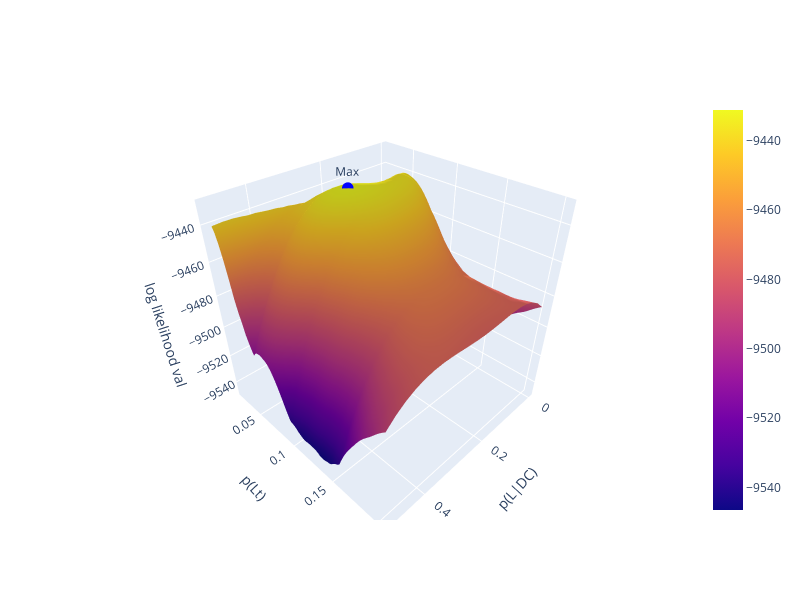

The notebook cell this image was saved under:
### Markdown cell above
## Model B - 4 data sets removed

### Code cell
table2 = np.array([
 
    [6917, 308,   411,   53,    18,    7],  # Chamberlain 1928
    [1842, 151,   140,   34,    5,     6],  # Rife 1940
    [6206, 669,   471,   125,   5,     1],  # Annett 1973
    [154,  11,    31,    9,     0,     0],  # Ferronato et al. 1947
    [232,  17,    41,    7,     3,     1],  # Mascie-Taylor (unpub, in McManus 1985)
    [1656, 130,   170,   40,    4,     0],  # Annett 1978
    [303,  37,    45,    15,    0,     0],  # Carter-Saltzmann 1980
    [315,  68,    57,    16,    0,     0]   # Coren & Porac 1980

])
table2_names = ["Chamberlain 1928","Rife 1940","Annett 1973", "Ferronato et al. 1947", "Mascie-Taylor (unpub)" , "Annett 1978", "Carter-Saltzmann 1980", "Coren & Porac 1980"]

table3 = np.array([
[  58,   9,  np.nan,  np.nan,  np.nan,  np.nan,  14,   5,   np.nan,  np.nan,  np.nan,  np.nan,   0, 0,  np.nan,  np.nan,  np.nan,  np.nan],
[  211,  57, 3,       np.nan,  np.nan,  np.nan,  35,  16,   5,       np.nan,  np.nan,  np.nan,   0, 0,   1,      np.nan,  np.nan,  np.nan],
[  123,  63, 6,       0,       np.nan,  np.nan,  22,  24,   6,       1,       np.nan,  np.nan,   2, 1,   1,      0,       np.nan,  np.nan],
[  70,   39, 6,       1,       0,       np.nan,   8,   8,   7,       1,       0,       np.nan,   0, 0,   1,      0,       0,       np.nan],
[  9,    12, 6,       2,       0,       0,        1,   0,   0,       1,       0,       0,        1, 0,   0,      0,       0,            0],
[  134,  15, np.nan,  np.nan,  np.nan,  np.nan,  17,   9,   np.nan,  np.nan,  np.nan,  np.nan,   1, 0,   np.nan, np.nan,  np.nan,  np.nan],
[  91,   22, 2,       np.nan,  np.nan,  np.nan,  19,   3,   3,       np.nan,  np.nan,  np.nan,   0, 0,   0,      np.nan,  np.nan,  np.nan],
[  22,   7,  0,       2,       np.nan,  np.nan,   6,  11,   3,       0,       np.nan,  np.nan,   0, 0,   0,      0,       np.nan,  np.nan],
[  10,   5,  0,       0,       0,       np.nan,   3,   1,   0,       0,       0,       np.nan,   1, 0,   0,      0,       0,       np.nan],
[  4,    0,  0,       0,       0,       0,        0,   0,   0,       0,       0,       0,        0, 0,   0,      0,       0,            0],
[  74,   4,  np.nan,  np.nan,  np.nan,  np.nan,   6,   2,   np.nan,  np.nan,  np.nan,  np.nan,   0, 0,   np.nan, np.nan,  np.nan,  np.nan],
[  107,  18, 3,       np.nan,  np.nan,  np.nan,  11,   3,   0,       np.nan,  np.nan,  np.nan,   2, 0,   0,      np.nan,  np.nan,  np.nan],
[  81,   16, 4,       0,       np.nan,  np.nan,  16,   1,   0,       2,       np.nan,  np.nan,   0, 0,   0,      0,       np.nan,  np.nan],
[  31,   10, 1,       0,       0,       np.nan,   0,   0,   0,       2,       0,       np.nan,   0, 0,   0,      0,       0,       np.nan],
[  19,   7,  1,       1,       0,       0,        3,   2,   0,       0,       0,       0,        0, 0,   0,      0,       0,            0],
[  86,   4,  np.nan,  np.nan,  np.nan,  np.nan,   8,   1,   np.nan,  np.nan,  np.nan,  np.nan,   0, 0,   np.nan, np.nan,  np.nan,  np.nan],
[  100,  27, 0,       np.nan,  np.nan,  np.nan,   7,   5,   0,       np.nan,  np.nan,  np.nan,   0, 1,   0,      np.nan,  np.nan,  np.nan],
[  65,  11,  2,       0,       np.nan,  np.nan,   4,   3,   2,       0,       np.nan,  np.nan,   0, 1,   0,      0,       np.nan,  np.nan],
[  39,  11,  2,       0,       0,       np.nan,   2,   1,   0,       0,       0,       np.nan,   0, 0,   0,      0,       0,       np.nan],
[  13,   9,  1,       0,       0,       0,        0,   1,   0,       0,       0,       0,        0, 0,   0,      0,       0,            0]
])

table5_mono = np.array([
    [56,  13,   1], # Wilson & Jones (1932)
    [35,  6,    1], # Stocks (1933)
    [34,  13,   3], # Newman et al. (1937)
    [80,  38,   4], # Bouterwek (1938)
    [176, 41,   6], # Rife (1940)
    [72,  24,   7], # Thyss (1946)
    [261, 76,   6], # Rife (1950)
    [19,  12,   2], # Dechaume (1957)
    [199, 51,   9], # Zazzo (1960)
    [132, 46,   9], # Carter-Saltzmann et al. (1976)
    [380, 123, 11], # Loehlin & Nichols (1976)
    [53,  19,   3], # Springer & Searleman (1978)
    [32,   9,   2]  # NCDS (unpublished)
])
table5_di = np.array([
    [97,  24,   2], # Wilson & Jones (1932)
    [76,  16,   2], # Stocks (1933)
    [39,  11,   0], # Newman et al. (1937)
    [23,  12,   0], # Bouterwek (1938)
    [104, 39,   3], # Rife (1940)
    [60,  24,   2], # Thyss (1946)
    [164, 45,   2], # Rife (1950)
    [21,  11,   1], # Dechaume (1957)
    [264, 69,   2], # Zazzo (1960)
    [115, 54,   7], # Carter-Saltzmann et al. (1976)
    [261, 70,   2], # Loehlin & Nichols (1976)
    [35,  9,    3], # Springer & Searleman (1978)
    [66,  18,   4]  # NCDS (unpublished)
])

print("Model B")
tables = [table2, table3, table5_mono, table5_di]
type_list = [1,1,2,3]
rows_in_dataset_list = [1,5,1,1]

max_likelihood = run_model(tables, type_list, rows_in_dataset_list)

### Figure 1 — Plotly figure (JSON) as saved in the notebook; plotly's stock layout.template omitted (floating-point values rounded to 4 significant figures; data arrays with more than 128 entries replaced by an {"elided": "..."} marker saying what was removed)
{"data": [{"surfacecolor": {"elided": "21x74 float values"}, "type": "surface", "x": {"elided": "21x74 float values"}, "y": {"elided": "21x74 float values"}, "z": {"elided": "21x74 float values"}}, {"marker": {"color": "blue", "size": 4}, "mode": "markers+text", "text": ["Max"], "textposition": "top center", "type": "scatter3d", "x": [0.2371], "y": [0.06451], "z": [-9431.0]}], "layout": {"height": 600, "scene": {"xaxis": {"title": {"text": "p(L|DC)"}}, "yaxis": {"title": {"text": "p(Lt)"}}, "zaxis": {"title": {"text": "log likelihood val"}}}, "width": 800}}
